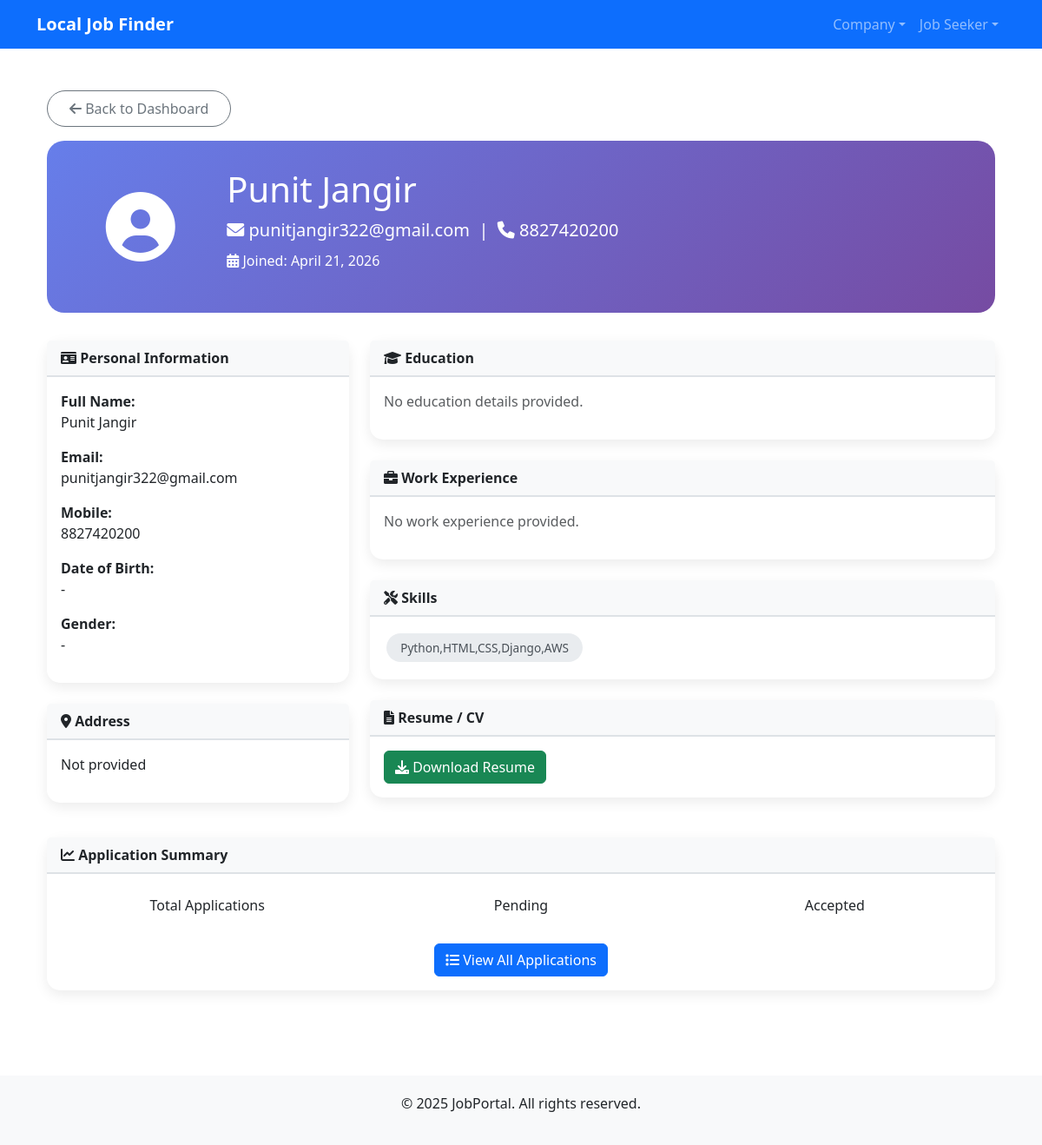
The app's page /candidate-detail/1/ with its own data.
### findjob/models.py (models this page shows, shortened)
class CandidateProfile(models.Model):
    user = models.OneToOneField(User, on_delete=models.CASCADE)
    resume = models.FileField(upload_to='resumes/', blank=True, null=True)
    skills = models.TextField(help_text="Comma-separated skills (e.g., Python, Django, React)")
    experience = models.IntegerField(help_text="Years of experience")
    location = models.CharField(max_length=255, help_text="Current city/location")
    qualification = models.CharField(max_length=255, blank=True, null=True, help_text="Highest qualification (e.g., B.Tech, MCA)")

class User(AbstractUser):
    USER_TYPE_CHOICES = (
        ('company', 'Company'),
        ('candidate', 'Candidate'),
    )
    user_type = models.CharField(max_length=10, choices=USER_TYPE_CHOICES)
    mobile_number = models.CharField(max_length=15, blank=True, null=True)

### findjob/views.py (the view)
# urls.py: path('candidate-detail/<int:candidate_id>/', candidate_detail, name='candidate-detail'),
def candidate_detail(request,candidate_id):
    candidate=CandidateProfile.objects.get(id=candidate_id)
    return render(request,'admin_candidate_detail.html',{'candidate':candidate})

### findjob/templates/admin_candidate_detail.html (shortened to what this page needs)
{% extends 'base.html' %}
{% load static %}
{% block content %}
<div class="container py-4">
    <div class="mb-3">
        <a href="{% url 'company-dashboard' %}" class="btn btn-outline-secondary back-btn">
            <i class="fas fa-arrow-left"></i> Back to Dashboard
        </a>
    </div>
    <div class="profile-header">
        <div class="row align-items-center">
            <div class="col-md-2 text-center">
                <i class="fas fa-user-circle fa-5x"></i>
            </div>
            <div class="col-md-10">
                <h1 class="display-6">{{ candidate.user.get_full_name|default:candidate.user.username }}</h1>
                <p class="lead mb-0">
                    <i class="fas fa-envelope"></i> {{ candidate.user.email }} &nbsp;|&nbsp;
                    <i class="fas fa-phone"></i> {{ candidate.user.mobile_number|default:"Not provided" }}
                </p>
                <p class="mt-2">
                    <i class="fas fa-calendar-alt"></i> Joined: {{ candidate.user.date_joined|date:"F d, Y" }}
                </p>
            </div>
        </div>
    </div>
    <div class="row">
        <div class="col-lg-4">
            <div class="card info-card">
                <div class="card-header">
                    <i class="fas fa-id-card"></i> Personal Information
                </div>
                <div class="card-body">
                    <ul class="list-unstyled">
                        <li class="mb-3"><strong>Full Name:</strong><br> {{ candidate.user.first_name }} {{ candidate.user.last_name }}</li>
                        <li class="mb-3"><strong>Email:</strong><br> {{ candidate.user.email }}</li>
                        <li class="mb-3"><strong>Mobile:</strong><br> {{ candidate.user.mobile_number|default:"-" }}</li>
                        <li class="mb-3"><strong>Date of Birth:</strong><br> {{ candidate.date_of_birth|default:"-" }}</li>
                        <li class="mb-3"><strong>Gender:</strong><br> {{ candidate.gender|default:"-"|title }}</li>
                    </ul>
                </div>
            </div>
            <div class="card info-card">
                <div class="card-header">
                    <i class="fas fa-map-marker-alt"></i> Address
                </div>
                <div class="card-body">
                    <p>{{ candidate.address|default:"Not provided"|linebreaksbr }}</p>
                </div>
            </div>
        </div>
        <div class="col-lg-8">
            <div class="card info-card">
                <div class="card-header">
                    <i class="fas fa-graduation-cap"></i> Education
                </div>
                <div class="card-body">
                    {% if candidate.education %}
                        {{ candidate.education|linebreaks }}
                    {% else %}
                        <p class="text-muted">No education details provided.</p>
                    {% endif %}
                </div>
            </div>
            <div class="card info-card">
                <div class="card-header">
                    <i class="fas fa-briefcase"></i> Work Experience
                </div>
                <div class="card-body">
                    {% if candidate.experience %}
                        {{ candidate.experience|linebreaks }}
                    {% else %}
                        <p class="text-muted">No work experience provided.</p>
                    {% endif %}
                </div>
            </div>
            <div class="card info-card">
                <div class="card-header">
                    <i class="fas fa-tools"></i> Skills
                </div>
                <div class="card-body">
                    {% if candidate.skills %}
                        {% for skill in candidate.skills.split|slice:":20" %}
                            <span class="skill-badge">{{ skill|capfirst }}</span>
                        {% endfor %}
                    {% else %}
                        <p class="text-muted">No skills listed.</p>
                    {% endif %}
                </div>
            </div>
            <div class="card info-card">
                <div class="card-header">
                    <i class="fas fa-file-alt"></i> Resume / CV
                </div>
                <div class="card-body">
                    {% if candidate.resume %}
                        <a href="{{ candidate.resume.url }}" class="btn btn-success" target="_blank">
                            <i class="fas fa-download"></i> Download Resume
                        </a>
                    {% else %}
                        <p class="text-muted">No resume uploaded.</p>
                    {% endif %}
                </div>
            </div>
        </div>
    </div>
    <div class="card info-card mt-3">
        <div class="card-header">
            <i class="fas fa-chart-line"></i> Application Summary
        </div>
        <div class="card-body">
            <div class="row text-center">
                <div class="col-md-4">
                    <p>Total Applications</p>
                </div>
                <div class="col-md-4">
                    <p>Pending</p>
                </div>
                <div class="col-md-4">
                    <p>Accepted</p>
                </div>
            </div>
            <div class="text-center mt-3">
                <a href="#" class="btn btn-primary">
                    <i class="fas fa-list"></i> View All Applications
                </a>
            </div>
        </div>
    </div>
</div>
{% endblock %}

### findjob/templates/base.html (style rules this page uses)
body { font-family: 'Segoe UI', Tahoma, Geneva, Verdana, sans-serif; }

### findjob/templates/admin_candidate_detail.html (style rules this page uses)
.profile-header { background: linear-gradient(135deg, #667eea 0%, #764ba2 100%); color: white; border-radius: 20px; padding: 2rem; margin-bottom: 2rem; }
.info-card { border-radius: 15px; box-shadow: 0 5px 15px rgba(0,0,0,0.08); margin-bottom: 1.5rem; border: none; }
.info-card .card-header { background-color: #f8f9fa; border-bottom: 2px solid #dee2e6; font-weight: bold; }
.back-btn { border-radius: 30px; padding: 8px 25px; }
.skill-badge { background-color: #e9ecef; color: #495057; padding: 0.4rem 1rem; border-radius: 30px; font-size: 0.85rem; margin: 0.2rem; display: inline-block; }

### records on screen
CandidateProfile: user.get_full_name "Punit Jangir", user.email "punitjangir322@gmail.com", user.mobile_number "8827420200", user.date_joined "April 21, 2026", user.first_name "Punit", user.last_name "Jangir", split "Python,HTML,CSS,Django,AWS"

### other values on screen
{{ candidate.date_of_birth|default:"-" }} "-"
{{ candidate.gender|default:"-"|title }} "-"
{{ candidate.address|default:"Not provided"|linebreaksbr }} "Not provided"
